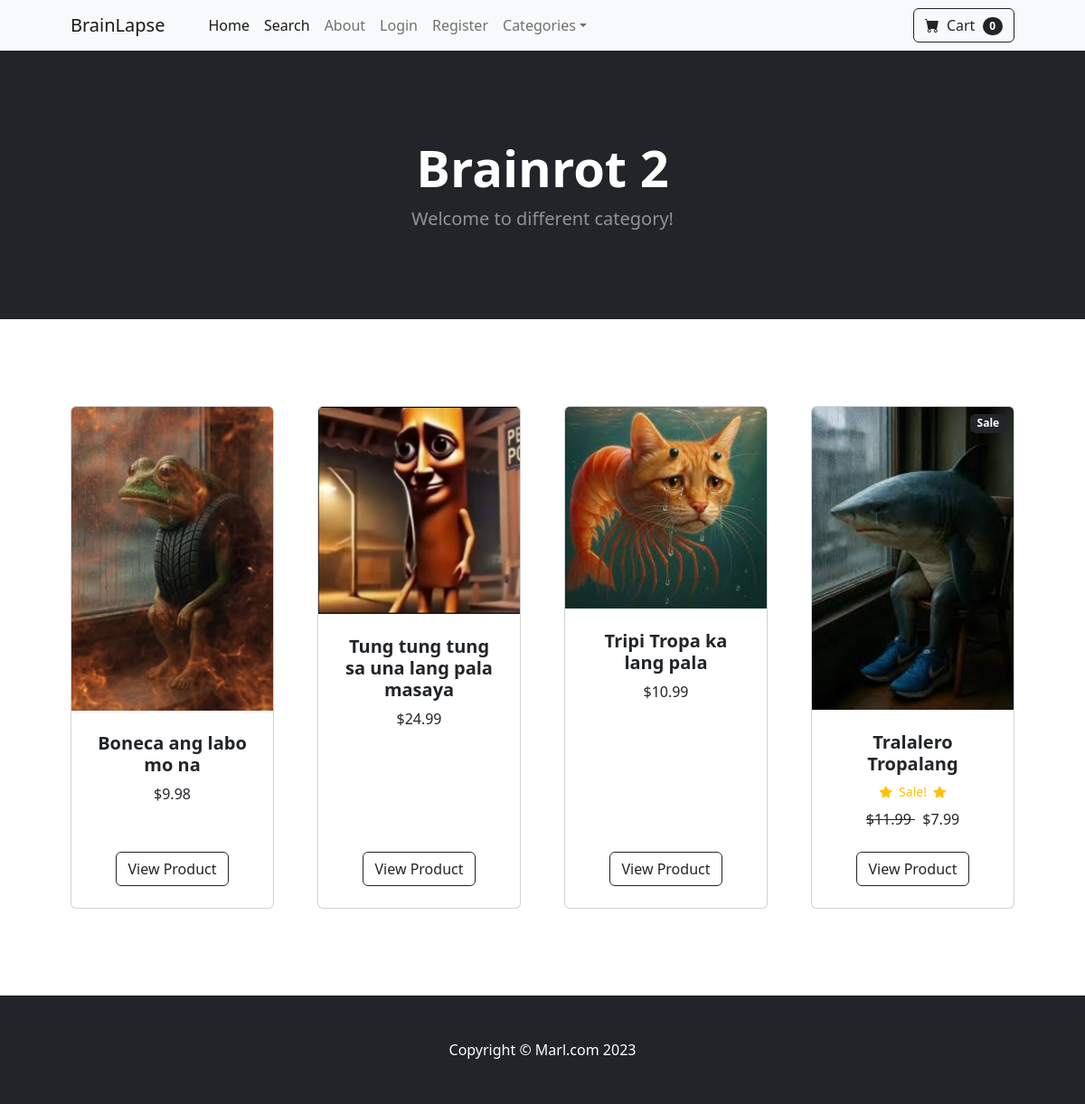
Screenshot of /category/Brainrot 2 with the database file from the repository.
### store/models.py (models this page shows, shortened)
class Category(models.Model):
	name = models.CharField(max_length=50)
	def __str__(self):
		return self.name
	class Meta:
		verbose_name_plural = 'categories'

class Product(models.Model):
	name = models.CharField(max_length=100)
	price = models.DecimalField(default=0, decimal_places=2, max_digits=6)
	category = models.ForeignKey(Category, on_delete=models.CASCADE, default=1)
	description = models.CharField(max_length=250, default='', blank=True, null=True)
	image = models.ImageField(upload_to='uploads/product/')
	is_sale = models.BooleanField(default=False)
	sale_price = models.DecimalField(default=0, decimal_places=2, max_digits=6)

### store/views.py (the view)
# urls.py: path('category/<str:foo>', views.category, name='category'),
def category(request, foo):
	foo = foo.replace('-', ' ')
	try:
		category = Category.objects.get(name=foo)
		products = Product.objects.filter(category=category)
		return render(request, 'category.html', {'products':products, 'category':category})
	except:
		messages.success(request, ("That Category Doesn't Exist..."))
		return redirect('home')

### cart/cart.py (called while the page is built)
	def __len__(self):
		return len(self.cart)

### cart/context_processors.py (called while the page is built)
def cart(request):
	return {'cart': Cart(request)}

### store/templates/category.html
{% extends 'base.html' %}
{% block content %}
        <header class="bg-dark py-5">
            <div class="container px-4 px-lg-5 my-5">
                <div class="text-center text-white">
                    <h1 class="display-4 fw-bolder">
                    {{ category }}
                </h1>
                    <p class="lead fw-normal text-white-50 mb-0">Welcome to different category!</p>
                </div>
            </div>
        </header>
        <section class="py-5">
            <div class="container px-4 px-lg-5 mt-5">
                <div class="row gx-4 gx-lg-5 row-cols-2 row-cols-md-3 row-cols-xl-4 justify-content-center">
                {% for product in products %}
                    {% if product.is_sale %}
                    <div class="col mb-5">
                        <div class="card h-100">
                            <div class="badge bg-dark text-white position-absolute" style="top: 0.5rem; right: 0.5rem">Sale</div>
                            <img class="card-img-top" src="{{ product.image.url }}" alt="..." />
                            <div class="card-body p-4">
                                <div class="text-center">
                                    <h5 class="fw-bolder">{{ product.name }}</h5>
                <div class="d-flex justify-content-center small text-warning mb-2">
                <div class="bi-star-fill"></div>
                &nbsp;&nbsp;Sale!&nbsp;&nbsp;
                <div class="bi-star-fill"></div>
                </div>
                                    <strike>
                                    ${{ product.price }}
                                    </strike>
                                    &nbsp;
                                    ${{ product.sale_price }}
                                </div>
                            </div>
                            <div class="card-footer p-4 pt-0 border-top-0 bg-transparent">
    <div class="text-center">
        <a class="btn btn-outline-dark mt-auto" href="{% url 'product' product.id  %}">View Product</a>
    </div>
                            </div>
                        </div>
                    </div>
                    {% else %}
                <div class="col mb-5">
                        <div class="card h-100">
                            <img class="card-img-top" src="{{ product.image.url }}" alt="..." />
                            <div class="card-body p-4">
                                <div class="text-center">
                                    <h5 class="fw-bolder">{{ product.name }}</h5>
                                    ${{ product.price }}
                                </div>
                            </div>
                            <div class="card-footer p-4 pt-0 border-top-0 bg-transparent">
    <div class="text-center"><a class="btn btn-outline-dark mt-auto" href="{% url 'product' product.id %}">View Product</a></div>
                            </div>
                        </div>
                    </div>
                        {% endif %}
                    {% endfor %}
            </div>
        </section>
{% endblock %}

### rows the page displays
Category: name "Brainrot 2"
Product: image (picture), name "Boneca ang labo mo na", price "9.98"
Product: image (picture), name "Tung tung tung sa una lang pala masaya", price "24.99"
Product: image (picture), name "Tripi Tropa ka lang pala", price "10.99"
Product: image (picture), name "Tralalero Tropalang", price "11.99", sale_price "7.99"

### other values shown
{{ cart|length }} "0"
